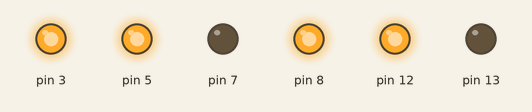
Recording of a sketch running on a simulated Arduino Uno, built with avr-gcc and run on an emulated ATmega328P. Parts: output pins drawn as LEDs (lit = HIGH). At 10.6 s the program stops and its outputs stay as they are.

Above: at 0.1 s.
At 3.2 s:
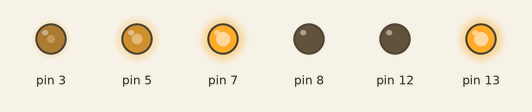
At 6.0 s:
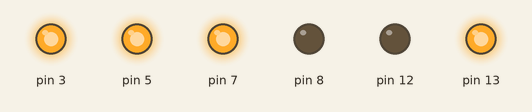
At 7.9 s:
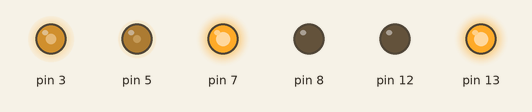
At 10.5 s:
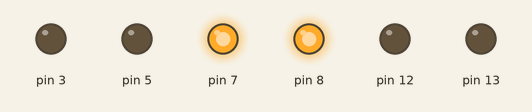
Timing chart, 0 to 12.0 s (numbered marks = the images above):
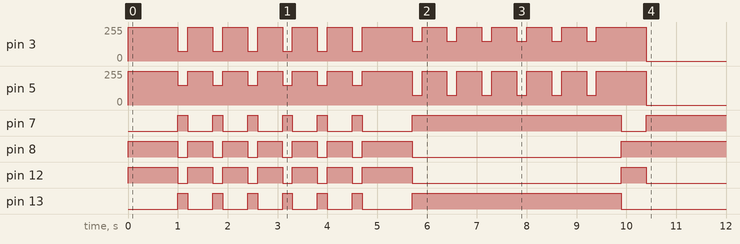

The sketch:

Robot.ino
```cpp
void setup() {
  // put your setup code here, to run once:

  //Llanta derecha
  pinMode(8,OUTPUT);
  pinMode(7,OUTPUT);
  //Llanta izquierda
  pinMode(12,OUTPUT);
  pinMode(13,OUTPUT);
}

void loop() {
  // put your main code here, to run repeatedly:

  adelante();
  delay(1000);
  for(int i=0;i<=5;i++){
    gira_izq();
    delay(200);
    adelante();
    delay(500);
  }
  adelante();
  delay(500);
  for(int i=0;i<=5;i++){
    gira_der();
    delay(200);
    atras();
    delay(500);
  }
  adelante();
  delay(500);

  while(1){
    para();
    delay(100);
  }
}

void atras(){
  digitalWrite(8,LOW);
  digitalWrite(7,HIGH);
  digitalWrite(12,LOW);
  digitalWrite(13,HIGH);
  analogWrite(3,255);
  analogWrite(5,255);
}

void para(){
  digitalWrite(8,HIGH);
  digitalWrite(7,HIGH);
  digitalWrite(12,LOW);
  digitalWrite(13,LOW);
  analogWrite(3,0);
  analogWrite(5,0);
}

void adelante(){
  digitalWrite(8,HIGH);
  digitalWrite(7,LOW);
  digitalWrite(12,HIGH);
  digitalWrite(13,LOW);
  analogWrite(3,255);
  analogWrite(5,255);
}

void gira_der(){
  digitalWrite(8,LOW);
  digitalWrite(7,HIGH);
  digitalWrite(12,LOW);
  digitalWrite(13,HIGH);
  analogWrite(3,150);
  analogWrite(5,75);
}

void gira_izq(){
  digitalWrite(8,LOW);
  digitalWrite(7,HIGH);
  digitalWrite(12,LOW);
  digitalWrite(13,HIGH);
  analogWrite(3,75);
  analogWrite(5,150);
}
```

Measured:
- by itself, pin 3: 0/255 → 255/255 at 0.00 s, → 75/255 1.0 s later, → 255/255 0.20 s later, → 75/255 0.50 s later, … (26 changes in this stretch)
- by itself, pin 5: 0/255 → 255/255 at 0.00 s, → 150/255 1.0 s later, → 255/255 0.20 s later, → 150/255 0.50 s later, … (26 changes in this stretch)
- by itself, pin 7: goes 5 × (HIGH 0.20 s, LOW 0.50 s), HIGH 0.20 s, LOW 1.0 s, HIGH 4.2 s, LOW 0.50 s, then HIGH
- by itself, pin 8: goes HIGH 1.0 s, 5 × (LOW 0.20 s, HIGH 0.50 s), LOW 0.20 s, HIGH 1.0 s, LOW 4.2 s, then HIGH
- by itself, pin 12: goes HIGH 1.0 s, 5 × (LOW 0.20 s, HIGH 0.50 s), LOW 0.20 s, HIGH 1.0 s, LOW 4.2 s, HIGH 0.50 s, then LOW
- by itself, pin 13: goes 5 × (HIGH 0.20 s, LOW 0.50 s), HIGH 0.20 s, LOW 1.0 s, HIGH 4.2 s, then LOW
